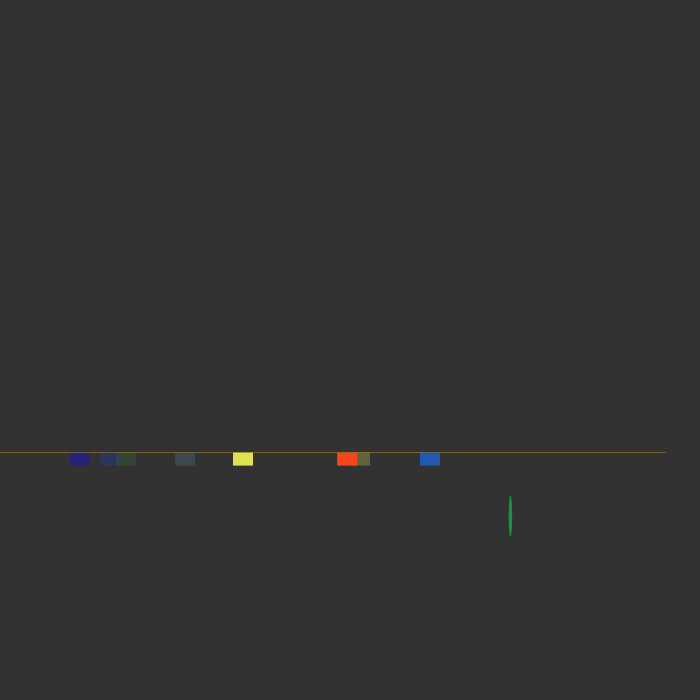
Frame 1 (no input)
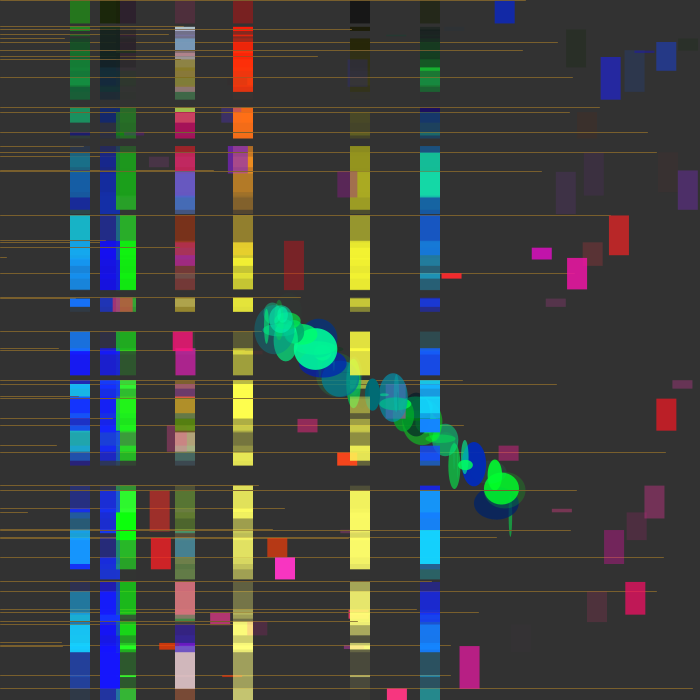
Frame 60 (the mouse pressed at the canvas centre just before this capture)
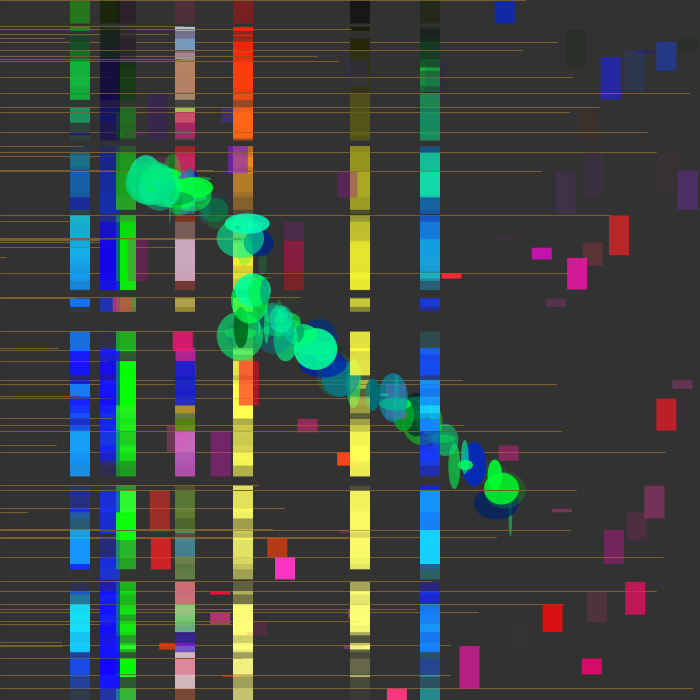
Frame 120 (the mouse held since frame 60 and released just before this capture)

The Processing sketch that drew these frames (run headless with seeded random() and noise(); from frame 60 on, the mouse is pressed at the canvas centre):

// Processing sketch: processing_36793
// ── processing_36793.pde

//this is a composition i made using offset horizontal lines and corresponding random length cubes. 
//then the image is overlayed with a top left weighted series of ellipses. 


Boolean Snap;
float x, y;
float ranHeight2;
float ranHeight;
int Tries = 70;
//this setup counter of 70 is a good middle ground number for this random compositon.

void setup() {
  size(700, 700);
  background(50);
  Snap = true;
  x = height/2+height/4;
  y = height/2+height/4;
  frameRate(20);
}
//dark grey background for good contrast.

void draw() {
  ranHeight = random(height);
  ranHeight2 = random(50);

  if (Snap) {
    if (Tries > 0) {
      strokeWeight(1);
      stroke(121, 95, 45);
      line(0, ranHeight, random(width), ranHeight);
//this is the setup for the brown lines.

      noStroke();
      
      fill(ranHeight, ranHeight, ranHeight/5, random(255));
      rect(width/2, ranHeight, 20, ranHeight2);
      
      fill(255, ranHeight, ranHeight/5, random(255));
      rect(width/3, ranHeight, 20, ranHeight2);
      
      fill(random(255),random(255),random(255), random(255));
      rect(width/4, ranHeight, 20, ranHeight2);
      
      fill(Tries, ranHeight, Tries, random(255));
      rect(width/6, ranHeight, 20, ranHeight2);
      
      fill(20, Tries, ranHeight, random(255));
      rect(width/7, ranHeight, 20, ranHeight2);
    
     fill(20, random(255), ranHeight, random(255));  
     rect(width/10, ranHeight, 20, ranHeight2);
     
      fill(20, random(255), ranHeight, random(255));
      rect(width/10+width/2, ranHeight, 20, ranHeight2);
      
      //these are the setups for the rectangles that line up and match eachother.


      fill(ranHeight-20,Tries,random(255), random(255));
      rect(width/7+random(600), ranHeight, 20, ranHeight2);
      // this set of ractangles are completely random.
    }
  }
  //else {
    x = x + random(-15, 10);
    y = y + random(-15, 10);
    //this is part of the "random walk" compostion but i modified it to tend towards the top left hand of the screen.
    
    fill(0, ranHeight, random(200), random(255));
    ellipse(x, y, random(50), random(50));
    //these are the ellipses that move across the screen.
 // }


  Tries--;
}

//void mousePressed() {
  //if (Snap) {
  // Snap= false;
 // }
  //else {
  //  Snap= true;
 // }
//}

//the void mousepress is inculuded in the code but i removed it under the guidelines of the assignnment//
